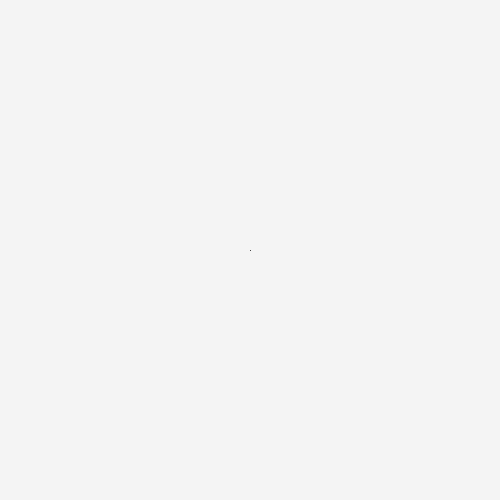
Frame 1 (no input)
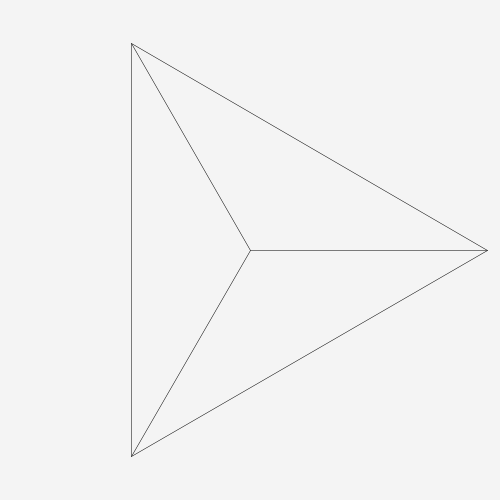
Frame 60 (the mouse pressed at the canvas centre just before this capture)
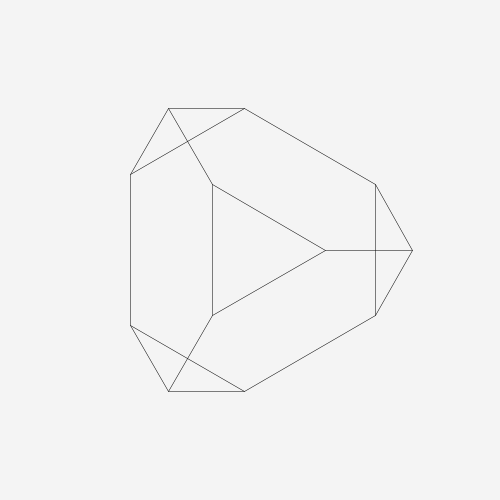
Frame 120 (the mouse held since frame 60 and released just before this capture)

The Processing sketch that drew these frames (run headless with seeded random() and noise(); from frame 60 on, the mouse is pressed at the canvas centre):

// Processing sketch: iterative_network
// ── iterative_network.pde
final int k = 3;
final float frac = 1./3;
final float radiusFrac = 1; //radiusFrac € (0,1)
Network network;

void setup() {
  //if (radiusFrac<=0 || radiusFrac >=1) {
  //  println("radiusFrac is the size of the network shape. radiusFrac !€ (0,1). Enter a proper value. Aborting...");
  //  exit();
  //}
  size(500, 500);
  Node[] init = initRelPointsCenter(k);
  network = new Network(init);
  fill(11);
  strokeWeight(0.5);
}

void draw() {
  network.render();
  network.updatePos();
  if(frameCount%60==0) network.update();
}

void keyReleased() {
  if (key == 'k') {
    network.update();
  }
}

Node[] initRelPointsCenter(int k) {
  Node[] nodes;
  nodes = new Node[k+1];

  println("---INIT NETWORK---");
  PVector pos = new PVector(width*0.5, height*0.5);
  int[] neigh = new int[k];
  int i;
  print(0, ":");
  for (i = 0; i < k; i++) {
    neigh[i] = i+1;
    print(neigh[i], " ");
  }
  print(pos.x, pos.y, "\n");

  nodes[0] = new Node(0, neigh, pos);
  for (int s = 1; s < k+1; s++) {
    float x = width*0.5;
    float y = height*0.5;
    print(s, ":");
    pos = new PVector(x, y);
    for (i = 0; i < k; i++) {
      neigh[i] = (s+i+1)%(k+1);
      print(neigh[i], " ");
    }
    print(pos.x, pos.y, "\n");
    nodes[s] = new Node(s, neigh, pos);
  }
  return nodes;
}

// ── Network.pde
class Network {
  Node[] nodes;
  PVector[] targetPos;
  int r;

  Network(Node[] net) {
    nodes = net;
    targetPos = initNodesRegShape(k);
    r = 5;
  }

  void render() {
    background(244);
    //renderEdges();
    renderVerteces();
  }
  
  void updatePos(){
    for(int n=0; n<nodes.length; n++){
      nodes[n].pos.x = (targetPos[n].x - nodes[n].pos.x)*0.05 + nodes[n].pos.x;
      nodes[n].pos.y = (targetPos[n].y - nodes[n].pos.y)*0.05 + nodes[n].pos.y;
    }
  }

  PVector[] initNodesRegShape(int k) {
    PVector[] pos = new PVector[k+1];
    float radius = min(width, height)*0.5*radiusFrac;
    pos[0] = new PVector(width*0.5, height*0.5);
    for (int s = 1; s < k+1; s++) {
      float theta = TWO_PI/k * s;
      float x = radius * cos(theta) + width*0.5;
      float y = radius * sin(theta) + height*0.5;
      pos[s] = new PVector(x, y);
    }
    return pos;
  }

  void update() {
    int sonLen = nodes.length * k;
    Node[] son = new Node[sonLen];
    PVector[] newTargetPos = new PVector[sonLen];
    int[][] sonsGenUncleLookUpTable = new int[sonLen][2];
    int[][] genSonsLookUpTable = new int[nodes.length][k];
    int sonInd=0;
    println("---SONGENUNCLELUP---");
    for (Node n : nodes) {
      int t = n.id;
      for (int neighInd=0; neighInd<k; neighInd++) {
        genSonsLookUpTable[t][neighInd] = sonInd;
        sonsGenUncleLookUpTable[sonInd][0] = t;
        sonsGenUncleLookUpTable[sonInd][1] = n.neigh[neighInd];
        print(sonInd, ":", sonsGenUncleLookUpTable[sonInd][0], " ", sonsGenUncleLookUpTable[sonInd][1], "\n");
        sonInd++;
      }
    }
    print("\n");
    for (int n = 0; n<sonLen; n++) {
      print(n, ":");
      int[] newNeigh = new int[k];
      int s = 0;
      int b = 0;
      int genInd = sonsGenUncleLookUpTable[n][0];
      while (s < k-1) {
        int proposed = genSonsLookUpTable[genInd][b];
        if (proposed != n) {
          newNeigh[s] = proposed;
          print(" ", proposed);
          s++;
        }
        b = (b+1)%k;
      }
      int uncleInd = sonsGenUncleLookUpTable[n][1];
      for (int neighInd=0; neighInd<k; neighInd++) {
        int proposed = genSonsLookUpTable[uncleInd][neighInd];
        if (sonsGenUncleLookUpTable[proposed][1] == genInd && proposed != n) {
          newNeigh[k-1] = proposed;
          print(" ", proposed);
          break;
        }
      }
      print("\n");
      PVector posGen = nodes[genInd].pos.copy();
      PVector posUncle = nodes[uncleInd].pos.copy();
      newTargetPos[n] = posUncle.copy();
      newTargetPos[n].sub(posGen);
      newTargetPos[n].mult(frac).add(posGen);
      son[n] = new Node(n, newNeigh, posGen);
    }
    targetPos = newTargetPos;
    nodes = son;
  }

  void renderEdges() {
    for (Node n : nodes) {
      ellipse(n.pos.x, n.pos.y, r, r);
    }
  }
  void renderVerteces() {
    for (Node n : nodes) {
      int t = n.id;
      for (int s : n.neigh) {
        if (t < s) {
          line(nodes[s].pos.x, nodes[s].pos.y, nodes[t].pos.x, nodes[t].pos.y);
        }
      }
    }
  }
}

// ── Node.pde
class Node{
  int id;
  int[] neigh;
  PVector pos;
  Node(int id_, int[] neigh_, PVector pos_){
    id = id_;
    neigh = new int[neigh_.length];
    arrayCopy(neigh_, neigh);
    pos = pos_.copy();
  }
}
